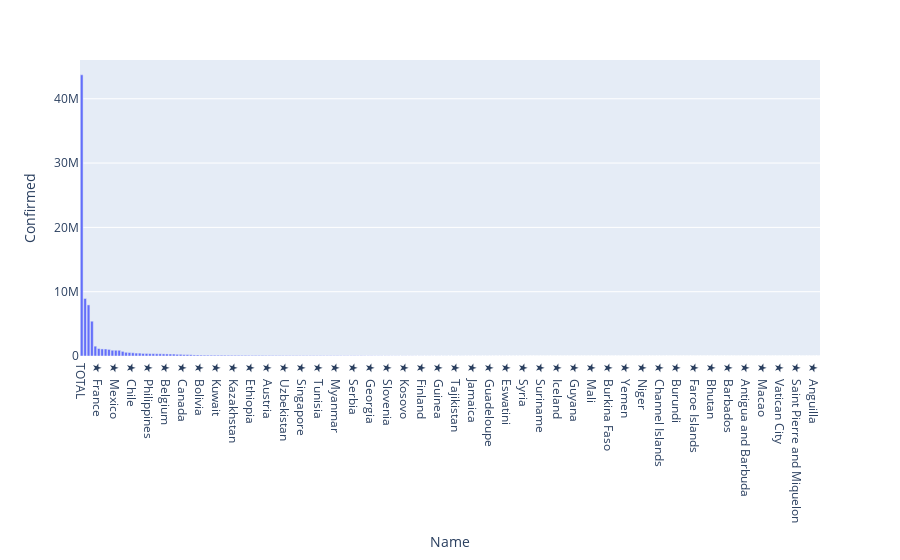

This figure's notebook cell:
### Markdown cell above
#### Plot number of confirmed cases.

### Code cell
# plotting world_df based on confirmed cases by country names.

world_fig = px.bar(world_df, x = 'Name' , y = 'Confirmed')
world_fig.show()

### Figure 1 — Plotly figure (JSON) as saved in the notebook; plotly's stock layout.template omitted (floating-point values rounded to 4 significant figures; data arrays with more than 128 entries replaced by an {"elided": "..."} marker saying what was removed)
{"data": [{"alignmentgroup": "True", "hovertemplate": "Name=%{x}<br>Confirmed=%{y}<extra></extra>", "legendgroup": "", "marker": {"color": "#636efa"}, "name": "", "offsetgroup": "", "orientation": "v", "showlegend": false, "textposition": "auto", "type": "bar", "x": {"elided": "217 str values"}, "xaxis": "x", "y": {"elided": "217 int values"}, "yaxis": "y"}], "layout": {"autosize": true, "barmode": "relative", "legend": {"tracegroupgap": 0}, "margin": {"t": 60}, "xaxis": {"anchor": "y", "autorange": true, "domain": [0, 1], "range": [-0.5, 216.5], "title": {"text": "Name"}, "type": "category"}, "yaxis": {"anchor": "x", "autorange": true, "domain": [0, 1], "range": [0, 46026620], "title": {"text": "Confirmed"}, "type": "linear"}}}
